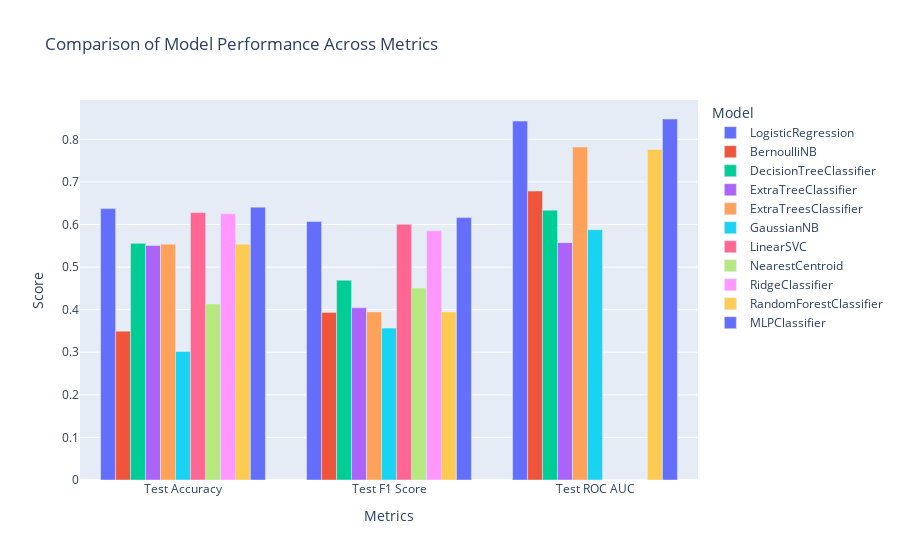

The notebook cell saved with this chart:
### Code cell
# Reset index so "Model" becomes a column
comparison_melted = comparison_df_ovr_score.reset_index().melt(id_vars="Model", var_name="Metric", value_name="Score")

# Create an interactive 3D bar chart
fig = px.bar(comparison_melted, 
             x="Metric", 
             y="Score", 
             color="Model", 
             barmode="group",
             title="Comparison of Model Performance Across Metrics")

fig.update_layout(xaxis_title="Metrics", 
                  yaxis_title="Score", 
                  legend_title="Model",
                  hovermode="x unified")

fig.show()

### Figure 1 — Plotly figure (JSON) as saved in the notebook; plotly's stock layout.template omitted (floating-point values rounded to 4 significant figures)
{"data": [{"alignmentgroup": "True", "hovertemplate": "Model=LogisticRegression<br>Metric=%{x}<br>Score=%{y}<extra></extra>", "legendgroup": "LogisticRegression", "marker": {"color": "#636efa", "pattern": {"shape": ""}}, "name": "LogisticRegression", "offsetgroup": "LogisticRegression", "orientation": "v", "showlegend": true, "textposition": "auto", "type": "bar", "x": ["Test Accuracy", "Test F1 Score", "Test ROC AUC"], "xaxis": "x", "y": [0.6374, 0.607, 0.843], "yaxis": "y"}, {"alignmentgroup": "True", "hovertemplate": "Model=BernoulliNB<br>Metric=%{x}<br>Score=%{y}<extra></extra>", "legendgroup": "BernoulliNB", "marker": {"color": "#EF553B", "pattern": {"shape": ""}}, "name": "BernoulliNB", "offsetgroup": "BernoulliNB", "orientation": "v", "showlegend": true, "textposition": "auto", "type": "bar", "x": ["Test Accuracy", "Test F1 Score", "Test ROC AUC"], "xaxis": "x", "y": [0.3494, 0.3936, 0.6786], "yaxis": "y"}, {"alignmentgroup": "True", "hovertemplate": "Model=DecisionTreeClassifier<br>Metric=%{x}<br>Score=%{y}<extra></extra>", "legendgroup": "DecisionTreeClassifier", "marker": {"color": "#00cc96", "pattern": {"shape": ""}}, "name": "DecisionTreeClassifier", "offsetgroup": "DecisionTreeClassifier", "orientation": "v", "showlegend": true, "textposition": "auto", "type": "bar", "x": ["Test Accuracy", "Test F1 Score", "Test ROC AUC"], "xaxis": "x", "y": [0.5558, 0.4692, 0.6337], "yaxis": "y"}, {"alignmentgroup": "True", "hovertemplate": "Model=ExtraTreeClassifier<br>Metric=%{x}<br>Score=%{y}<extra></extra>", "legendgroup": "ExtraTreeClassifier", "marker": {"color": "#ab63fa", "pattern": {"shape": ""}}, "name": "ExtraTreeClassifier", "offsetgroup": "ExtraTreeClassifier", "orientation": "v", "showlegend": true, "textposition": "auto", "type": "bar", "x": ["Test Accuracy", "Test F1 Score", "Test ROC AUC"], "xaxis": "x", "y": [0.551, 0.4044, 0.5574], "yaxis": "y"}, {"alignmentgroup": "True", "hovertemplate": "Model=ExtraTreesClassifier<br>Metric=%{x}<br>Score=%{y}<extra></extra>", "legendgroup": "ExtraTreesClassifier", "marker": {"color": "#FFA15A", "pattern": {"shape": ""}}, "name": "ExtraTreesClassifier", "offsetgroup": "ExtraTreesClassifier", "orientation": "v", "showlegend": true, "textposition": "auto", "type": "bar", "x": ["Test Accuracy", "Test F1 Score", "Test ROC AUC"], "xaxis": "x", "y": [0.5538, 0.3948, 0.7819], "yaxis": "y"}, {"alignmentgroup": "True", "hovertemplate": "Model=GaussianNB<br>Metric=%{x}<br>Score=%{y}<extra></extra>", "legendgroup": "GaussianNB", "marker": {"color": "#19d3f3", "pattern": {"shape": ""}}, "name": "GaussianNB", "offsetgroup": "GaussianNB", "orientation": "v", "showlegend": true, "textposition": "auto", "type": "bar", "x": ["Test Accuracy", "Test F1 Score", "Test ROC AUC"], "xaxis": "x", "y": [0.3018, 0.3567, 0.5879], "yaxis": "y"}, {"alignmentgroup": "True", "hovertemplate": "Model=LinearSVC<br>Metric=%{x}<br>Score=%{y}<extra></extra>", "legendgroup": "LinearSVC", "marker": {"color": "#FF6692", "pattern": {"shape": ""}}, "name": "LinearSVC", "offsetgroup": "LinearSVC", "orientation": "v", "showlegend": true, "textposition": "auto", "type": "bar", "x": ["Test Accuracy", "Test F1 Score", "Test ROC AUC"], "xaxis": "x", "y": [0.628, 0.6004, 0.0], "yaxis": "y"}, {"alignmentgroup": "True", "hovertemplate": "Model=NearestCentroid<br>Metric=%{x}<br>Score=%{y}<extra></extra>", "legendgroup": "NearestCentroid", "marker": {"color": "#B6E880", "pattern": {"shape": ""}}, "name": "NearestCentroid", "offsetgroup": "NearestCentroid", "orientation": "v", "showlegend": true, "textposition": "auto", "type": "bar", "x": ["Test Accuracy", "Test F1 Score", "Test ROC AUC"], "xaxis": "x", "y": [0.4132, 0.4507, 0.0], "yaxis": "y"}, {"alignmentgroup": "True", "hovertemplate": "Model=RidgeClassifier<br>Metric=%{x}<br>Score=%{y}<extra></extra>", "legendgroup": "RidgeClassifier", "marker": {"color": "#FF97FF", "pattern": {"shape": ""}}, "name": "RidgeClassifier", "offsetgroup": "RidgeClassifier", "orientation": "v", "showlegend": true, "textposition": "auto", "type": "bar", "x": ["Test Accuracy", "Test F1 Score", "Test ROC AUC"], "xaxis": "x", "y": [0.6251, 0.5853, 0.0], "yaxis": "y"}, {"alignmentgroup": "True", "hovertemplate": "Model=RandomForestClassifier<br>Metric=%{x}<br>Score=%{y}<extra></extra>", "legendgroup": "RandomForestClassifier", "marker": {"color": "#FECB52", "pattern": {"shape": ""}}, "name": "RandomForestClassifier", "offsetgroup": "RandomForestClassifier", "orientation": "v", "showlegend": true, "textposition": "auto", "type": "bar", "x": ["Test Accuracy", "Test F1 Score", "Test ROC AUC"], "xaxis": "x", "y": [0.5538, 0.3948, 0.7763], "yaxis": "y"}, {"alignmentgroup": "True", "hovertemplate": "Model=MLPClassifier<br>Metric=%{x}<br>Score=%{y}<extra></extra>", "legendgroup": "MLPClassifier", "marker": {"color": "#636efa", "pattern": {"shape": ""}}, "name": "MLPClassifier", "offsetgroup": "MLPClassifier", "orientation": "v", "showlegend": true, "textposition": "auto", "type": "bar", "x": ["Test Accuracy", "Test F1 Score", "Test ROC AUC"], "xaxis": "x", "y": [0.6408, 0.6163, 0.8478], "yaxis": "y"}], "layout": {"barmode": "group", "hovermode": "x unified", "legend": {"title": {"text": "Model"}, "tracegroupgap": 0}, "title": {"text": "Comparison of Model Performance Across Metrics"}, "xaxis": {"anchor": "y", "domain": [0, 1], "title": {"text": "Metrics"}}, "yaxis": {"anchor": "x", "domain": [0, 1], "title": {"text": "Score"}}}}
